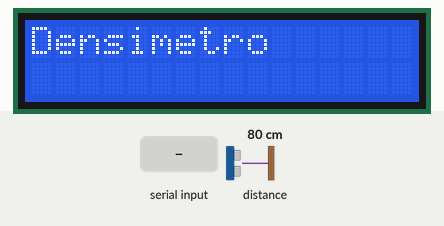
The sketch below on a simulated Arduino Uno, built with avr-gcc and run on an emulated ATmega328P. Parts: 16×2 character LCD. Inputs (shaded band) come from the test bench; at power-on: distance to the obstacle 80 cm. What the sketch prints to the serial monitor is not drawn.

Above: at 0.9 s.
1.0 s: "1" received over Serial
At 1.4 s:
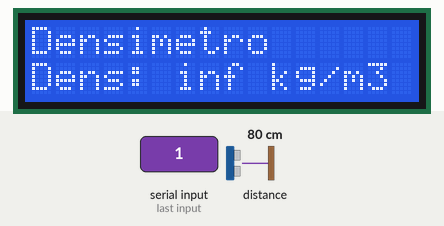
2.5 s: distance to the obstacle set to 2 cm
At 4.3 s:
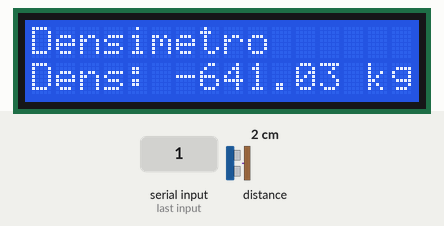
4.6 s: distance to the obstacle set to 250 cm
At 6.2 s:
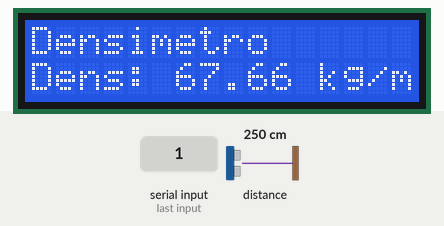
6.7 s: distance to the obstacle set to 4 cm
At 8.0 s:
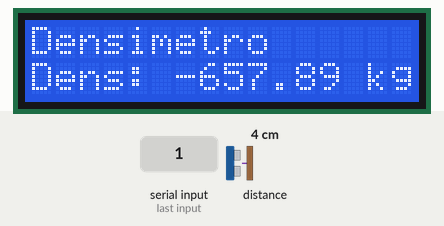
8.7 s: distance to the obstacle set to 299 cm
At 9.8 s:
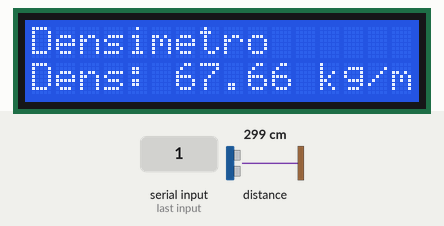
Timing chart, 0 to 11.7 s (numbered marks = the images above; inputs shaded):
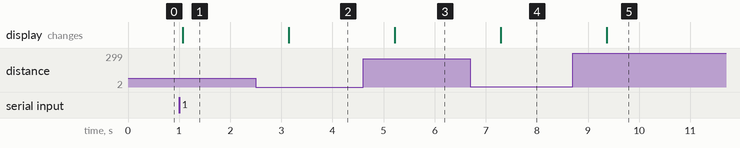

Measured:
- after the input at 1.0 s, the display: changes after 0.07 s (image 1)
- after the input at 2.5 s, the display: changes after 0.64 s (image 2)
- after the input at 4.6 s, the display: changes after 0.62 s (image 3)
- after the input at 6.7 s, the display: changes after 0.59 s (image 4)
- after the input at 8.7 s, the display: changes after 0.66 s (image 5)

The sketch:

T0_3_Integrar_Display_LCD.ino
```cpp
// T0_3_Integrar_Display_LCD.ino
// Função: Densímetro Flutuante
// Artifact ID: cd286597-86d8-470f-8ae3-76bf43a59a7f
// Versão: v1.0.1
// Data: 2025-04-20
// Iteração: 34
// Requisitos: RD2.2 (Integração com Display)
// Descrição: Integra o sensor VL53L0X com um display LCD 16x2, exibindo densidade calculada.
// Diretório: docs/V1.01/codes/Densimetro_Flutuante/T0_3

#include <Wire.h>
#include <VL53L0X.h>
#include <LiquidCrystal.h>

VL53L0X sensor;
LiquidCrystal lcd(12, 11, 5, 4, 3, 2); // Pinos do LCD
float offset = 0;
const float DENSIMETER_MASS = 50.0; // Massa do densímetro em gramas
const float DENSIMETER_AREA = 0.0001; // Área da seção transversal em m²

void setup() {
  Serial.begin(9600);
  while (!Serial) {
    ;
  }
  Serial.println("Teste T0.3 - Integração Display LCD Iniciado");

  lcd.begin(16, 2);
  lcd.print("Densimetro");

  Wire.begin();
  sensor.setTimeout(500);
  if (!sensor.init()) {
    Serial.println("Erro: Falha ao inicializar o VL53L0X!");
    lcd.setCursor(0, 1);
    lcd.print("Erro Sensor!");
    while (1);
  }
  sensor.startContinuous();

  Serial.println("Posicione o densímetro na posição de referência e pressione qualquer tecla...");
  while (!Serial.available());
  offset = sensor.readRangeContinuousMillimeters();
  Serial.println("Calibração concluída. Offset: " + String(offset) + " mm");
}

void loop() {
  uint16_t distance = sensor.readRangeContinuousMillimeters();
  if (sensor.timeoutOccurred()) {
    Serial.println("Erro: Timeout na leitura!");
    lcd.setCursor(0, 1);
    lcd.print("Erro Leitura!");
  } else {
    float displacement = (distance - offset) / 1000.0; // Deslocamento em metros
    float volumeDisplaced = displacement * DENSIMETER_AREA; // Volume deslocado em m³
    float density = DENSIMETER_MASS / (volumeDisplaced * 1000); // Densidade em kg/m³

    lcd.setCursor(0, 1);
    lcd.print("Dens: ");
    lcd.print(density);
    lcd.print(" kg/m3");

    Serial.print("Densidade: ");
    Serial.print(density);
    Serial.println(" kg/m³");
  }
  delay(1000);
}
```
